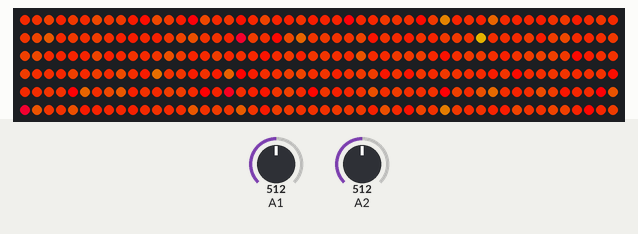
Simulated run of this sketch. Board: Arduino Uno, built with avr-gcc and run on an emulated ATmega328P. Shown: 300 RGB LEDs in strip order, left to right, continuing on the next row. Inputs (shaded band) come from the test bench; at power-on: A1 = 512, A2 = 512. Random numbers use the default seed unless the sketch sets one.

Above: at 1.26 s.
1.3 s: A1 set to 716
At 2.49 s:
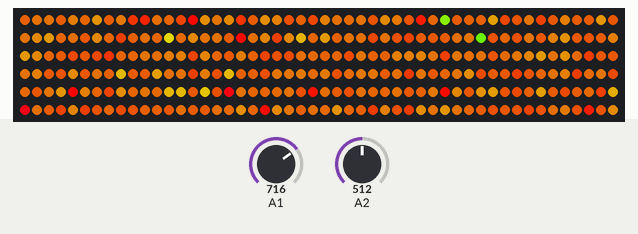
2.9 s: A2 set to 122
At 4.05 s:
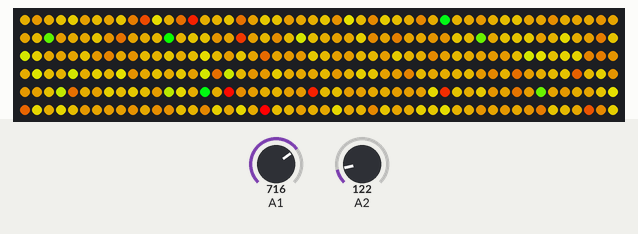
5.9 s: A1 set to 511
At 5.95 s:
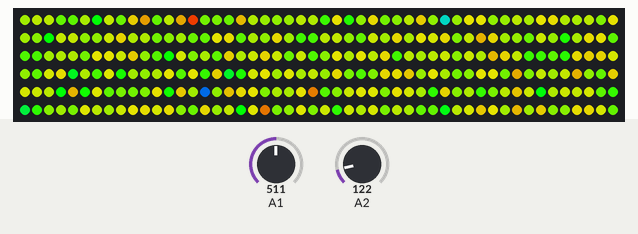
7.9 s: A2 set to 1023
At 7.97 s:
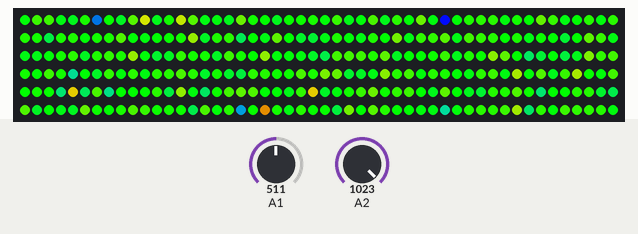
10.9 s: A2 set to 716
At 10.97 s:
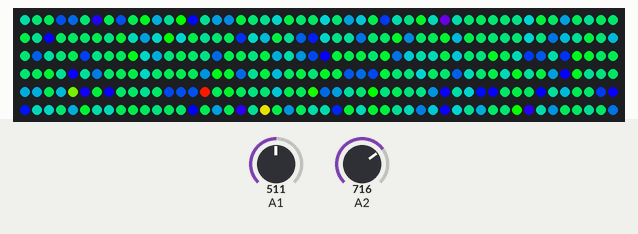
13.0 s: A1 set to 306
At 13.04 s:
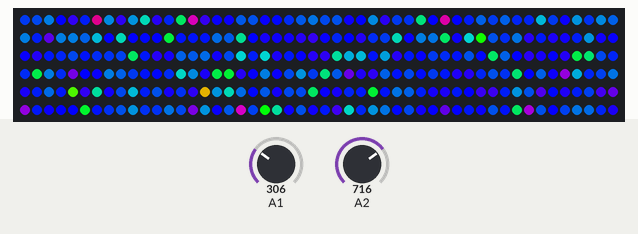

The sketch:

Fancy-FastLED-sequences.ino
```cpp
#include <FastLED.h>
#include "HW.h"

CRGB leds[NUM_LEDS];
CHSV ledshsv[NUM_LEDS];
int del = 20;

void setup() {
  FastLED.addLeds<WS2812B, DATA_PIN, COLOR_ORDER>(leds, NUM_LEDS);
}

// Random independent ripple
// use CHSV leds
uint8_t additionConstrain( uint8_t in, int8_t op )
{
  uint16_t temp = in + 255;
  temp += op;
  temp = constrain( temp, 255, 255 + 255);
  return temp - 255;
}

void loop() {
  srandom( millis() + analogRead(A1) + analogRead(A2));
  for ( int i = 0; i < NUM_LEDS; i++)
  {
    ledshsv[i].h += (random() % 4) - 1;
    //ledshsv[i].s = additionConstrain( ledshsv[i].s, (random() % 6) - 2 );
    //ledshsv[i].v = additionConstrain( ledshsv[i].v, (random() % 3) - 1 );
    ledshsv[i].s = 255;
    ledshsv[i].v = 255;
    hsv2rgb_rainbow(ledshsv[i], leds[i]);
    //leds[i].setHSV(ledshsv[i]);
  }
  FastLED.show();
}

// According to potentiometer position ( all until pot pos)
/*
static const uint16_t ADC_BUF_SIZE = 10;
static uint16_t adcBuffer[ADC_BUF_SIZE];
static uint8_t bufPos = 0;
uint16_t average = 0;
uint16_t mapped = 0;
uint16_t previous = NUM_LEDS + 1;
uint16_t adcMax = 0;
void loop()
{
  uint16_t adcVal = analogRead(A1);
  adcBuffer[bufPos++] = adcVal;
  // moving average
  if ( bufPos == ADC_BUF_SIZE )
  {
    bufPos = 0;
    average = 0;
    for ( int i = 0; i < ADC_BUF_SIZE; i++)
    {
      average += adcBuffer[i];
    }
    average /= ADC_BUF_SIZE;
    if ( average > adcMax )
    {
      adcMax = average;
    }
    mapped = map(average, 0, adcMax - 20, 0, NUM_LEDS);
    mapped = constrain(mapped, 0, NUM_LEDS);
    for ( int i = 0; i < NUM_LEDS; i++ )
    {
      if ( i < mapped )
      {
        leds[i] = CRGB::White;
      }
      else
      {
        leds[i] = CRGB::Black;
      }
    }
    FastLED.show();
  }
}
*/
/*
// According to potentiometer position (only pot pos, fading transition)
static const uint16_t ADC_BUF_SIZE = 10;
static uint16_t adcBuffer[ADC_BUF_SIZE];
static uint8_t bufPos = 0;
uint16_t average = 0;
uint16_t mapped = 0;
uint16_t previous = NUM_LEDS + 1;
void loop()
{
  uint16_t adcVal = analogRead(A1);
  adcBuffer[bufPos++] = adcVal;
  // moving average
  if ( bufPos == ADC_BUF_SIZE )
  {
    bufPos = 0;
    average = 0;
    for ( int i = 0; i < ADC_BUF_SIZE; i++)
    {
      average += adcBuffer[i];
    }
    average /= ADC_BUF_SIZE;
    // fade others to black
    for (int j = NUM_LEDS; j >= 0; j--) {
      // Decrease brightness
      leds[j].fadeToBlackBy(20);
    }
    mapped = map(average, 0, 1000, 0, NUM_LEDS-1);
    mapped = constrain(mapped, 0, NUM_LEDS-1);
    while ( previous < mapped )
    {
      previous++;
      leds[previous] = CRGB::White;
    }
    while ( previous > mapped )
    {
      previous--;
      leds[previous] = CRGB::White;
    }
    leds[mapped] = CRGB::White;
    FastLED.show();
  }
}
*/
/*
// Random blinks initiate droplet
void loop() {
  srandom(millis());

  for (int i = NUM_LEDS; i > 0; i--) {

    if (leds[i-1] != CRGB(0,0,0)) {
      // For waterfall effect
      leds[i]= leds[i-1];
    }

    // Decrease brightness
    leds[i].fadeToBlackBy(50);

    // Random change for unlit led to be lit
    if (leds[i] == CRGB(0,0,0)) {
      if (random() % 1000 < 1) {
        leds[i].setHSV(random() % 255, 255, 255);
      }
    }

  }
  FastLED.show();
  delay(del);
}
*/

// Random "waterfalling" dots
/*
void loop() {
  srandom(millis());

  for (int i = NUM_LEDS-1; i >= 0; i--) {
    // Decrease brightness

    if (leds[i] != CRGB(0,0,0)) {
      // For waterfall effect
      leds[ (i+1) % NUM_LEDS]= leds[i];
      leds[i].fadeToBlackBy(30);
    }
    leds[ (i+1) % NUM_LEDS].fadeToBlackBy(5);

    // Random change for unlit led to be lit
    if (leds[i] == CRGB(0,0,0)) {
      if (random() % 1600 < 1) {
        leds[i].setHSV(random() % 255, 255, random() % 75 + 180);
      }
    }

  }
  FastLED.show();
  delay(del);
}
*/
// Random blinks that fade
/*
void loop() {
  // Seed rngenerator using analog value which contains noise
  srandom(millis() + analogRead(A2));

  for (int i = NUM_LEDS; i > 0; i--) {
    // Decrease brightness
    leds[i].fadeToBlackBy(50);

    // Random change for unlit led to be lit
    if (leds[i] == CRGB(0,0,0)) {
      if (random() % 800 < 1) {
        //leds[i].setHSV(random() % 255, 255, 255);
        leds[i] = CRGB::White;
      }
    }

  }
  FastLED.show();
  delay(del);
}
*/
// Random blinks that fade in and out
/*
bool fadingIn[NUM_LEDS] = { 0 };
void loop() {
  // Seed rngenerator using analog value which contains noise
  srandom(millis() + analogRead(A2));

  for (int i = NUM_LEDS; i > 0; i--) {
    if ( fadingIn[i] )
    {
      // Increase brightness
      leds[i].addToRGB(30);
    }
    else
    {
      // Decrease brightness
      leds[i].subtractFromRGB(30);
    }

    // Random chance for completely lit led to start fading
    if ( leds[i] == CRGB( 255, 255, 255 ) )
    {
      if (random() % 25 < 1) {
        // Add to list of fadingIn
        fadingIn[i] = false;
      }
    }

    // Random chance for unlit led to be lit
    if (leds[i] == CRGB(0, 0, 0)) {
      if (random() % 200 < 1) {
        // Add to list of fadingIn
        fadingIn[i] = true;
      }
    }
  }
  FastLED.show();
  delay(del);
}
*/
// Fading rolling colors (Teardrops)
/*
uint8_t seq = 1;
uint8_t curHue = 0;
uint8_t curVal = 255;
uint8_t curSat = 255;

void loop() {
    srandom(millis());

    // Scroll leds from first upwards
    for (int i = NUM_LEDS; i > 0; i--) {
        leds[i] = leds[i - 1];
    }

    // Set first leds color, if it has faded to black, else fade
    if (leds[0] == CRGB(0, 0, 0)) {

        leds[0].setHSV(cubicwave8(curHue), curSat, curVal);
        curHue += random() % 20 + 0;
    }
    else {
        leds[0].fadeToBlackBy(random() % 100 + 20);
    }
    FastLED.show();
    delay(del);
}
*/
// Do nothing
/*
void loop() {
    for(int i = 0; i < NUM_LEDS; i++) {
        leds[i] = CRGB::Black;
    }
    FastLED.show();
}
*/

// Set one to const color
/*
void loop() {
    for(int i = 0; i < NUM_LEDS; i++) {
      if (i == 15) {
        leds[i] = CRGB::White;
      }
      else{
        leds[i] = CRGB::Black;
      }
    }
    FastLED.show();
}
*/

// Set all to const color
/*
void loop() {
    for(int i = 0; i < NUM_LEDS; i++) {
        leds[i] = CRGB::White;
    }
    FastLED.show();
}
*/

// Smooth transition between const colors
/*
#define NUM_COLORS 5
#define CHANGE_TIME 50
static const CRGB colors[NUM_COLORS] = { CRGB::Red, CRGB::Purple, CRGB::Blue,
CRGB::Green, CRGB::Yellow}; CRGB prevColor; CRGB currColor;

void loop() {
    for(int i = 0; i < NUM_COLORS; i++) {
        for (int d = 0; d <= CHANGE_TIME; d++) {
            currColor.red = map(d, 0, CHANGE_TIME, prevColor.red,
colors[i].red); currColor.blue = map(d, 0, CHANGE_TIME, prevColor.blue,
colors[i].blue); currColor.green = map(d, 0, CHANGE_TIME, prevColor.green,
colors[i].green); for(int j = 0; j < NUM_LEDS; j++) { leds[j] = currColor;
            }
            FastLED.show();
            delay(del);
        }
        delay(del * 500);
        prevColor = colors[i];
    }
}
*/

// Flash const colors
/*
#define NUM_COLORS 3
static const CRGB colors[NUM_COLORS] = { CRGB::Red, CRGB::Blue, CRGB::Green };
void loop() {
    for(int i = 0; i < NUM_COLORS; i++) {
        for(int j = 0; j < NUM_LEDS; j++) {
            leds[j] = colors[i];
        }
        FastLED.show();
        delay(del);
    }
}
*/

// Send pulses
/*
#define PULSE_LENGTH 10
#define COLOR_CHANGE 40
#define PULSE_INTERVAL 15
int currentColor = 0;
int it = 0;
void loop() {
    for(int i = 0; NUM_LEDS > i; i++) {
        leds[i] = leds[i+1];
    }
    if(it < PULSE_LENGTH) {
        leds[NUM_LEDS].setHSV(currentColor, 255, 255);
    } else if (it < PULSE_INTERVAL) {
        leds[NUM_LEDS].setHSV(currentColor, 255, 0);
    } else {
        it = -1;
        currentColor += COLOR_CHANGE;
    }
    FastLED.show();
    it++;
    delay(del);
}
*/
// Standing triangular wave // NOT WORKING
/*
#define WAVELENGTH 50
#define COLOR_RANGE_LOW 0
#define COLOR_RANGE_HIGH 255
double wave = 0;
void loop() {
    for(int i = 0; i < NUM_LEDS; i++) {
        leds[i].setHSV(i+wave , 255, 50);
    }
    wave++;
    FastLED.show();
    delay(del);
}
*/

// Roll and add color according to triangular-ish function
/*
#define AMOUNT_UP 50
#define AMOUNT_DOWN 50
#define NEGATIVE_SLOPE 2
#define POSITIVE_SLOPE 2
int currentColor = 0;
int it = 0;
void loop() {
    for(int i = 0; i < NUM_LEDS; i+=1) {
        for(int j = 0; j < 1; j++) {
            leds[i+j] = leds[i+j+1];
        }

        for(int j = NUM_LEDS; j > NUM_LEDS-1; j--) {
            leds[j].setHSV(currentColor, 255, 50);
        }
    }
    if(it<100) {
        currentColor += POSITIVE_SLOPE;
    }else{
        currentColor -= NEGATIVE_SLOPE;
    }
    currentColor %= 255;
    if(it >= 150)
    it = 0;
    it++;
    FastLED.show();
    delay(del);
}
*/
/*
// set everything to between a color range

int low = 32, high = 96;
void loop() {
    for(int i = 0; i < NUM_LEDS; i++) {
        leds[i].setHSV(random(low, high), 255, 50);
    }
    FastLED.show();
    delay(del);
}
*/

// Change color every X seconds
/*
int color = 0;
void loop() {
    for(int i = 0; i < NUM_LEDS; i++) {
        leds[i].setHSV(color, 255, 255);
    }
    color += random(15, 240);
    FastLED.show();
    delay(del);

}
*/

// Rolling segments Nearby colors
/*
#define SEGMENT_LENGTH 1
int currentColor = 0;
void loop() {
    for(int i = 0; i < NUM_LEDS; i+=SEGMENT_LENGTH) {
        for(int j = 0; j < SEGMENT_LENGTH; j++) {
            leds[i+j] = leds[i+j+SEGMENT_LENGTH];
        }

        for(int j = NUM_LEDS; j > NUM_LEDS-SEGMENT_LENGTH; j--) {
            leds[j].setHSV(currentColor, 255, random(100, 255));
        }
    }
    currentColor += random(0, 20) - 10;
    FastLED.show();
    delay(del);
}
/*

// Rolling segments
/*
#define SEGMENT_LENGTH 1
void loop() {
    for(int i = 0; i < NUM_LEDS; i+=SEGMENT_LENGTH) {
        for(int j = 0; j < SEGMENT_LENGTH; j++) {
            leds[i+j] = leds[i+j+SEGMENT_LENGTH];
        }

        for(int j = NUM_LEDS; j > NUM_LEDS-SEGMENT_LENGTH; j--) {
            leds[j].setHSV(random(255), 255, random(100, 255));
        }
    }
    FastLED.show();
    delay(del);
}
*/

// Repeating segments
/*
#define SEGMENT_LENGTH 5
void loop() {
    for(int i = 0; i < NUM_LEDS; i+=SEGMENT_LENGTH) {
        for(int j = 0; j < SEGMENT_LENGTH; j++) {
            leds[i+j] = leds[i+j-SEGMENT_LENGTH];
            if(i+j < SEGMENT_LENGTH) {
                leds[i+j].setHSV(random(255), 255, random(100, 255));
            }
        }
    }
    FastLED.show();
    delay(del);
}
*/

/*
// Kaikki Random
void loop() {
    for(int i = 0; i < NUM_LEDS; i+=6) {
        leds[i].setHSV(random(255), 255, random(100, 255));
        leds[i+1].setHSV(random(255), 255, random(100, 255));
        leds[i+2].setHSV(random(255), 255, random(100, 255));
    }
    FastLED.show();
    delay(500);
    for(int i = 3; i < NUM_LEDS; i+=6) {
        leds[i].setHSV(random(255), 255, random(100, 255));
        leds[i+1].setHSV(random(255), 255, random(100, 255));
        leds[i+2].setHSV(random(255), 255, random(100, 255));
    }
    FastLED.show();
    delay(del);
}
*/

// Rullaava constant colors
/*
void loop() {
    for(int i = 0; i < NUM_LEDS; i++) {
        leds[i] = CRGB::Red;
        FastLED.show();
        delay(del);
    }
    for(int i = 0; i < NUM_LEDS; i++) {
        leds[i] = CRGB::Green;
        FastLED.show();
        delay(del);
    }
    for(int i = 0; i < NUM_LEDS; i++) {
        leds[i] = CRGB::Blue;
        FastLED.show();
        delay(del);
    }
}
*/
```

HW.h
```cpp
#define NUM_LEDS 300
#define DATA_PIN 12
#define COLOR_ORDER GRB
```
